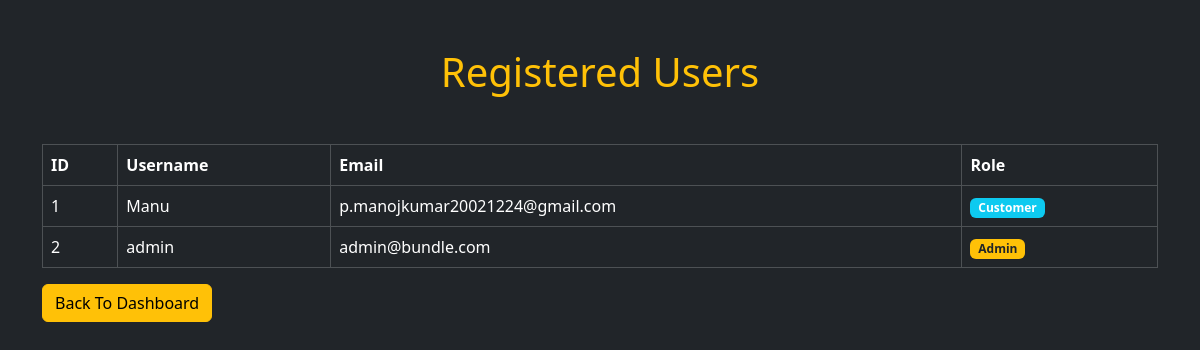
Screenshot of /users (signed in) with the database file from the repository.
### app.py (models this page shows)
class User(UserMixin, db.Model):
    id = db.Column(db.Integer, primary_key=True)
    username = db.Column(db.String(100), nullable=False)
    email = db.Column(db.String(100), unique=True, nullable=False)
    password = db.Column(db.String(200), nullable=False)
    is_admin = db.Column(db.Boolean, default=False)

### app.py (the view)
@app.route('/users')
@login_required
def users():
    if not current_user.is_admin:
        return redirect(url_for('home'))
    users = User.query.all()
    return render_template(
        'users.html',
        users=users
    )

### app.py (called while the page is built)
@login_manager.user_loader
def load_user(user_id):
    return User.query.get(int(user_id))

### templates/users.html (shortened to what this page needs)
<!DOCTYPE html>
<html lang="en">
<head>
    <link href="https://cdn.jsdelivr.net/npm/bootstrap@5.3.3/dist/css/bootstrap.min.css"
          rel="stylesheet">
</head>
<body class="bg-dark text-white">
<div class="container py-5">
    <h1 class="text-warning text-center mb-5">
        Registered Users
    </h1>
    <div class="table-responsive">
        <table class="table table-dark table-bordered">
            <thead>
                <tr>
                    <th>ID</th>
                    <th>Username</th>
                    <th>Email</th>
                    <th>Role</th>
                </tr>
            </thead>
            <tbody>
                {% for user in users %}
                <tr>
                    <td>{{ user.id }}</td>
                    <td>{{ user.username }}</td>
                    <td>{{ user.email }}</td>
                    <td>
                        {% if user.is_admin %}
                        <span class="badge bg-warning text-dark">
                            Admin
                        </span>
                        {% else %}
                        <span class="badge bg-info">
                            Customer
                        </span>
                        {% endif %}
                    </td>
                </tr>
                {% endfor %}
            </tbody>
        </table>
    </div>
    <a href="/admin"
       class="btn btn-warning">
       Back To Dashboard
    </a>
</div>
</body>
</html>

### rows the page displays
User: id "1", username "Manu", email "p.manojkumar20021224@gmail.com", is_admin "Customer"
User: id "2", username "admin", email "admin@bundle.com", is_admin "Admin"
